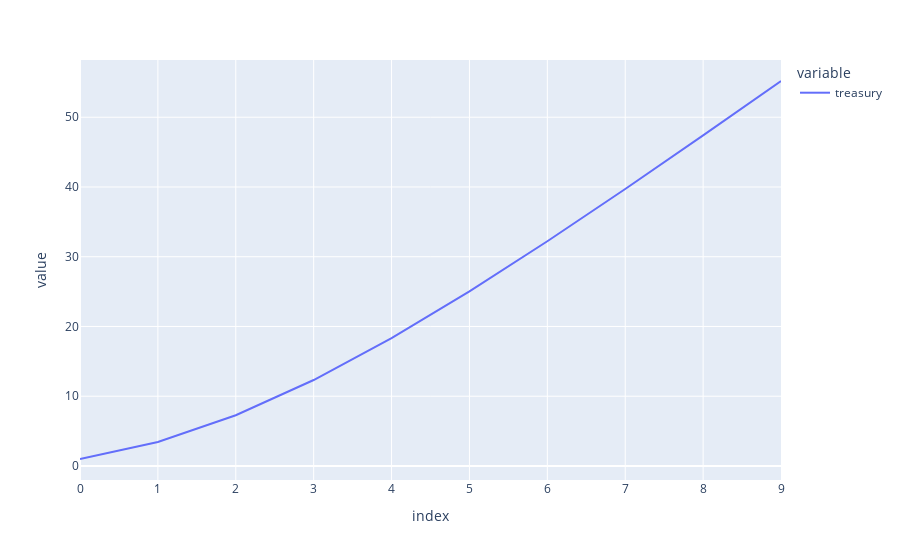

The notebook cell saved with this chart:
### Code cell
px.line(var_df,y=['treasury'])

### Figure 1 — Plotly figure (JSON) as saved in the notebook; plotly's stock layout.template omitted (floating-point values rounded to 4 significant figures)
{"data": [{"hovertemplate": "variable=treasury<br>index=%{x}<br>value=%{y}<extra></extra>", "legendgroup": "treasury", "line": {"color": "#636efa", "dash": "solid"}, "mode": "lines", "name": "treasury", "orientation": "v", "showlegend": true, "type": "scatter", "x": [0, 1, 2, 3, 4, 5, 6, 7, 8, 9], "xaxis": "x", "y": [1, 3.444, 7.275, 12.32, 18.34, 25.04, 32.22, 39.71, 47.39, 55.2], "yaxis": "y"}], "layout": {"legend": {"title": {"text": "variable"}, "tracegroupgap": 0}, "margin": {"t": 60}, "xaxis": {"anchor": "y", "domain": [0, 1], "title": {"text": "index"}}, "yaxis": {"anchor": "x", "domain": [0, 1], "title": {"text": "value"}}}}
